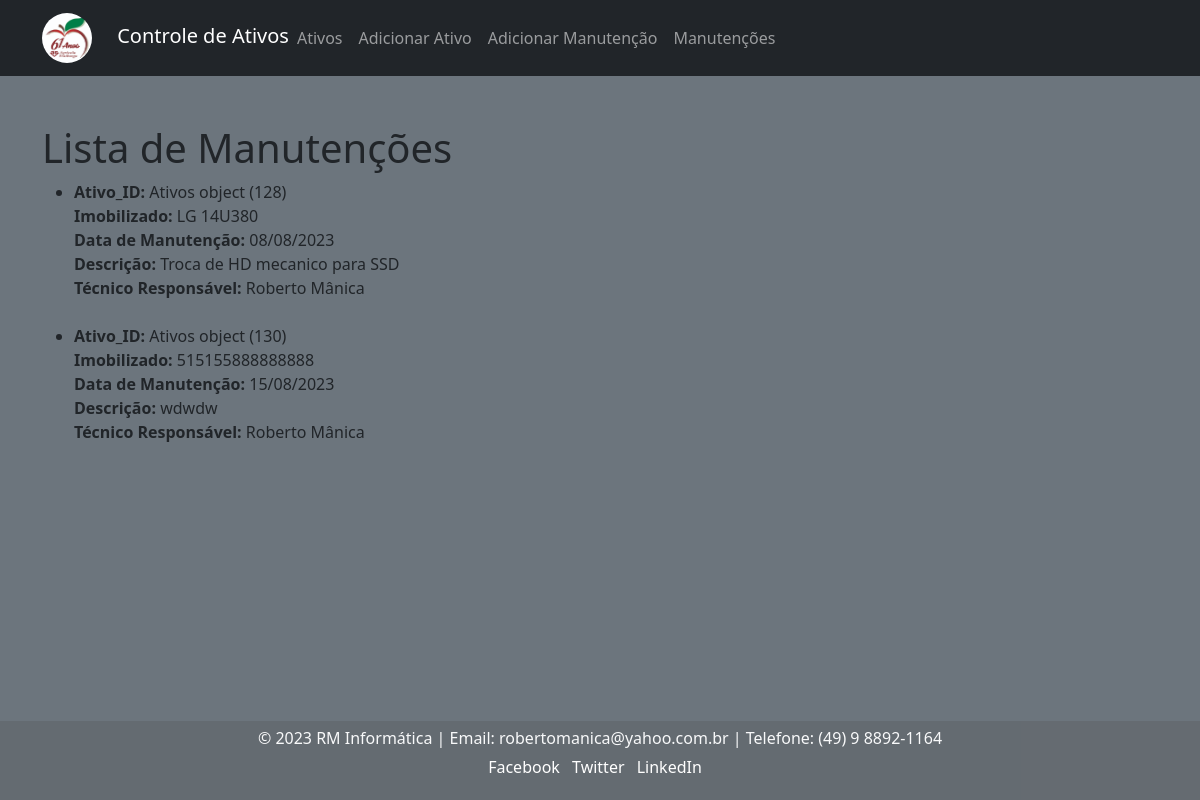
Before: /manutencoes/ (signed in) with the older database file.
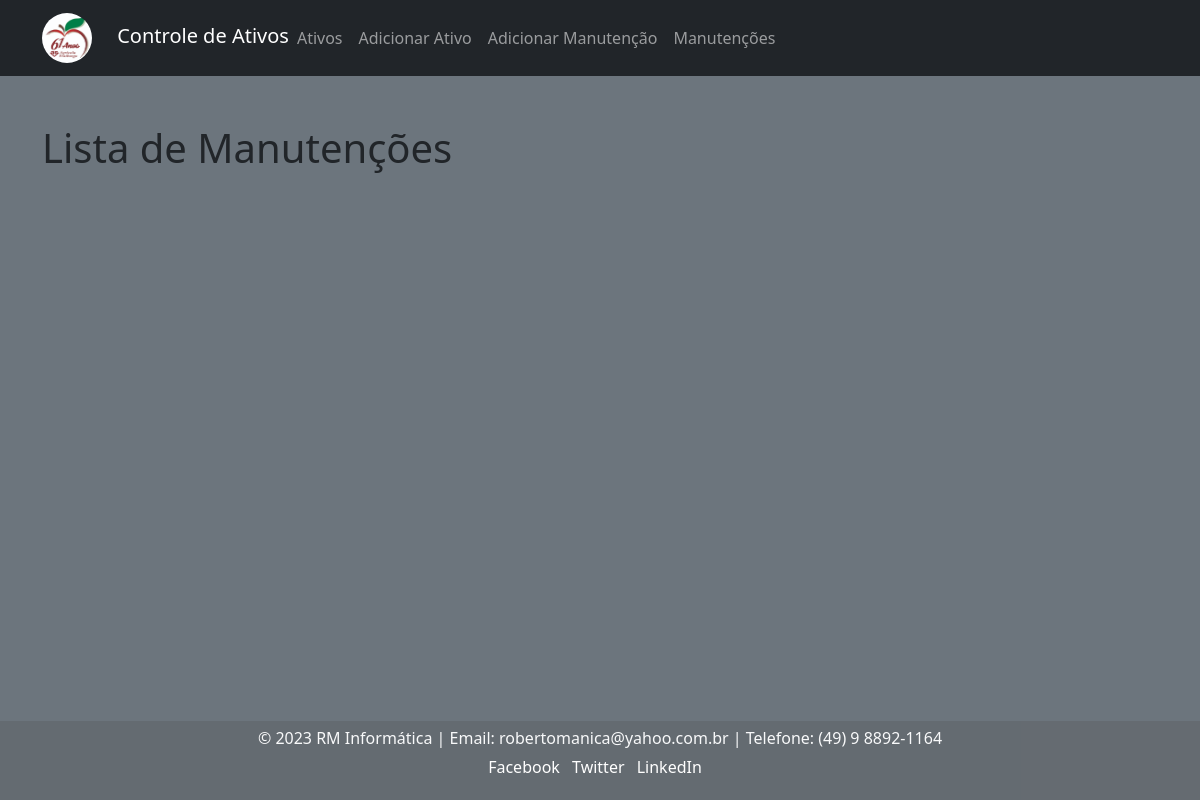
After: the same page with the newer database file.
### core/models.py (models this page shows)
class Manutencoes(models.Model):
    imob = models.CharField(max_length=30)
    ativo = models.ForeignKey(Ativos, on_delete=models.CASCADE)
    data_manutencao = models.TextField()
    descricao = models.TextField(blank=True, null=True)
    tecnico_responsavel = models.TextField()

class Ativos(models.Model):
    imob = models.IntegerField()
    local = models.TextField()
    setor = models.TextField()
    responsavel = models.TextField()
    tipo = models.TextField()
    modelo = models.TextField()
    win = models.TextField()
    chave_win = models.TextField(blank=True, null=True)
    mac = models.TextField()
    mac_wifi = models.TextField()
    office = models.TextField()
    chave_office = models.TextField(blank=True, null=True)
    obs = models.TextField(blank=True, null=True)

### core/views.py (the view)
# urls.py: path('manutencoes/', views.lista_manutencoes, name='lista-manutencoes'),
def lista_manutencoes(request):
    manutencoes = Manutencoes.objects.all()
    return render(request, 'manutencoes_list.html', {'manutencoes': manutencoes})

### templates/manutencoes_list.html
{% extends 'base.html' %}
{% block content %}
    <h1>Lista de Manutenções</h1>
    <ul>
        {% for manutencao in manutencoes %}
            <li>
                <strong>Ativo_ID:</strong> {{ manutencao.ativo }}<br>
                <strong>Imobilizado:</strong> {{ manutencao.imob }}<br>
                <strong>Data de Manutenção:</strong> {{ manutencao.data_manutencao }}<br>
                <strong>Descrição:</strong> {{ manutencao.descricao|default:"N/A" }}<br>
                <strong>Técnico Responsável:</strong> {{ manutencao.tecnico_responsavel }}
            </li>
            <br>
        {% endfor %}
    </ul>
{% endblock %}

### templates/base.html (shortened to what this page needs)
{% load static %}
<!DOCTYPE html>
<html lang="pt-br">
<head>
  <link rel="stylesheet" href="{% static 'css/estilos.css' %}">
  <link rel="stylesheet" href="https://cdn.jsdelivr.net/npm/bootstrap@5.3.0/dist/css/bootstrap.min.css">
</head>
<body class="bg-secondary">
  <nav class="navbar navbar-expand-lg navbar-dark bg-dark">
    <div class="container">
        <a class="navbar-brand me-auto" href="{% url 'index' %}">
            <img src="{% static 'img/logo.jpeg' %}" alt="Logo" width="50" height="50" class="rounded-circle">
            Controle de Ativos
        </a>
        <div class="collapse navbar-collapse" id="navbarNav">
            <ul class="navbar-nav">
          <li class="nav-item">
            <a class="nav-link" href="{% url 'lista-ativos' %}">Ativos</a>
          </li>
          <li class="nav-item">
            <a class="nav-link" href="{% url 'adicionar-ativo' %}">Adicionar Ativo</a>
          </li>
          <li class="nav-item">
            <a class="nav-link" href="{% url 'adicionar-manutencao' %}">Adicionar Manutenção</a>
          </li>
          <li class="nav-item">
            <a class="nav-link" href="{% url 'lista-manutencoes' %}">Manutenções</a>
          </li>
        </ul>
      </div>
    </div>
  </nav>
  <div class="container mt-5">
    {% block content %}
    {% endblock %}
  </div>
<footer class="footer">
    <div class="container text-light">
        <p>&copy; 2023 RM Informática | Email: robertomanica@yahoo.com.br | Telefone: (49) 9 8892-1164</p>
        <ul class="list-inline">
            <li class="list-inline-item"><a href="#">Facebook</a></li>
            <li class="list-inline-item"><a href="#">Twitter</a></li>
            <li class="list-inline-item"><a href="https://www.linkedin.com/in/roberto-m%C3%A2nica-0876a21b7/">LinkedIn</a></li>
        </ul>
    </div>
</footer>
</body>
</html>

### static/css/estilos.css (style rules this page uses)
.rounded-circle { margin-right: 20px; }
.footer { background-color: #50505041; color: rgb(255, 255, 255); padding: 5px 0; position: fixed; bottom: 0; width: 100%; text-align: center; z-index: 100; }
.footer p { margin-bottom: 5px; }
.footer a { color: white; text-decoration: none; }
.footer ul { list-style: none; padding: 0; }
.footer ul li { display: inline; margin-right: 10px; }

Changed rows visible on the page:
removed Manutencoes: ativo "Ativos object (128)", imob "LG 14U380", data_manutencao "08/08/2023", descricao "Troca de HD mecanico para SSD", tecnico_responsavel "Roberto Mânica"
removed Manutencoes: ativo "Ativos object (130)", imob "515155888888888", data_manutencao "15/08/2023", descricao "wdwdw", tecnico_responsavel "Roberto Mânica"
